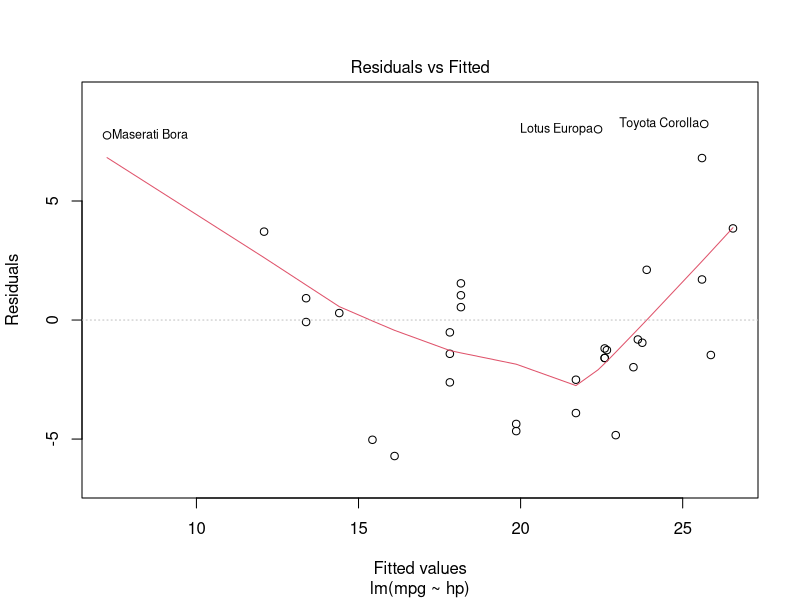
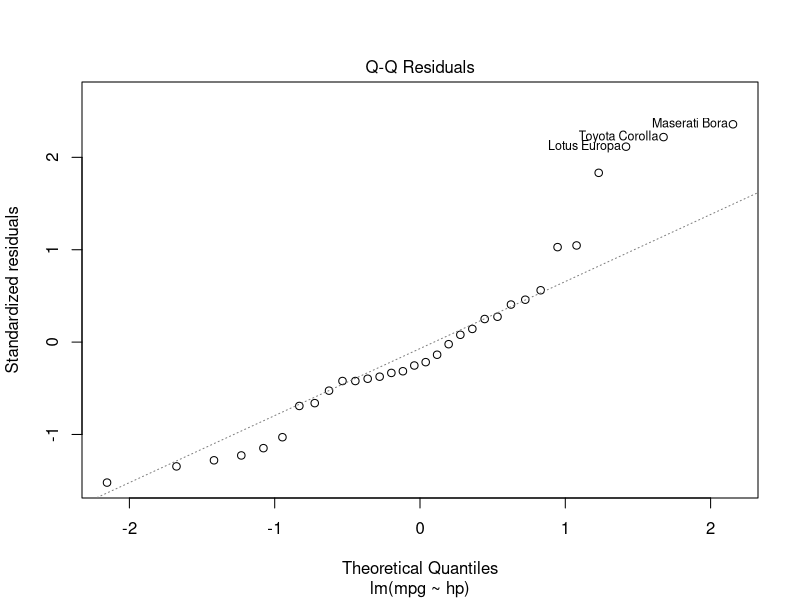
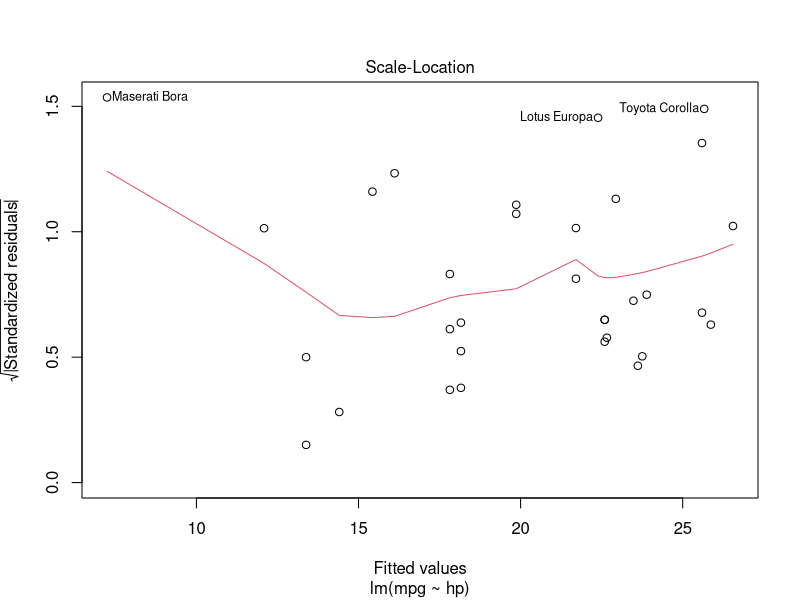
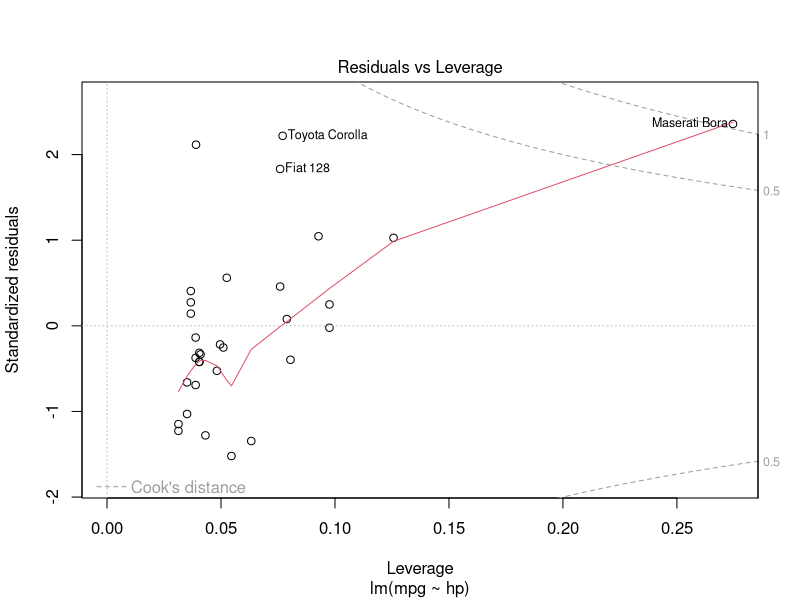

Source code (R) for these figures, in order:
View(mtcars)

##Estimating a Bivariate OLS Model
lm(mpg~hp,data=mtcars)

mod1<-lm(mpg~hp,data=mtcars)
summary(mod1)

#Sum of Squares Information
anova(mod1)

#Diagnostic Plots
plot(mod1)

##Residuals and Fitted Values
names(mod1)
mod1resids<-mod1$residuals
mod1predicted<-mod1$fitted.values
